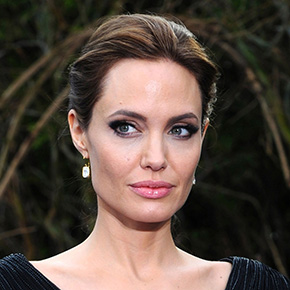
#> input picture anjelina.jpg, 290 x 290 px; its folder holds only this picture in this run
$ python script2.py
#> lines starting #> are read from the running program, lines starting #| are printed output that depends on the picture
import cv2 ,glob
gimg = glob.glob("*.jpg")
detect =cv2.CascadeClassifier("haarcascade_frontalface_default.xml")
for gimgelement in gimg:
    img=cv2.imread(gimgelement)
#> img is the input picture: shape (290, 290, 3); mean B, G, R 65.9, 74.9, 89.5
    gray=cv2.cvtColor(img,cv2.COLOR_BGR2GRAY)
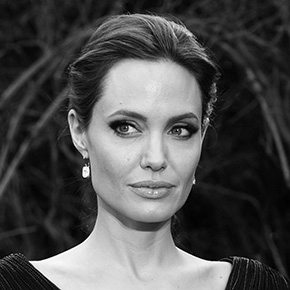
#> gray: shape (290, 290); min 0, max 255, mean 78.3

    face = detect.detectMultiScale(gray,1.3,5)
#> face = [[77, 71, 149, 149]]

    for x,y,w,h in face:
        cv2.rectangle(img,(x,y),(x+w,x+h),(0,255,0),2)


        cv2.imshow("Detect Multiple Images",img)
        cv2.waitKey(1000)
        cv2.destroyAllWindows()
#> this loop made 1 pass
#> pass 1, `cv2.imshow("Detect Multiple Images",img)`:
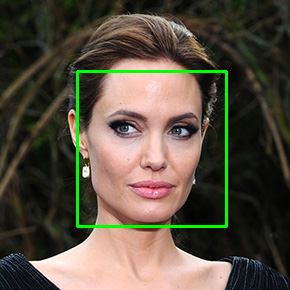
#> window 'Detect Multiple Images': shape (290, 290, 3); mean B, G, R 64.7, 79.1, 87.9

$ run again, on face2.jpg
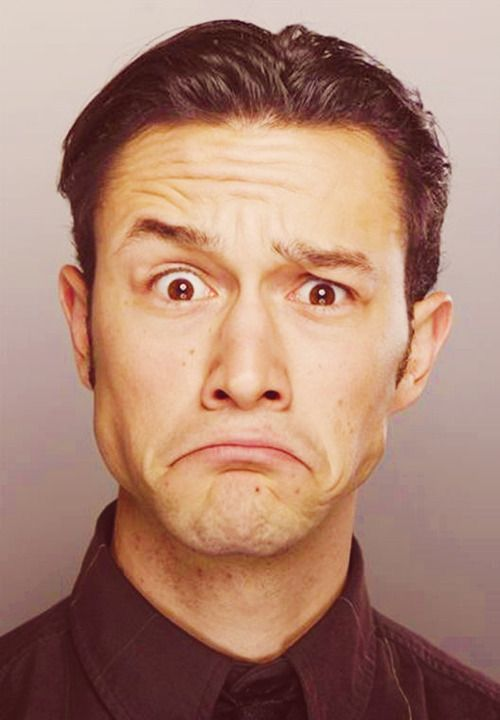
#> input picture face2.jpg, 500 x 720 px
#> img is the input picture: shape (720, 500, 3); mean B, G, R 115.6, 132.6, 172.3
#> `gray=cv2.cvtColor(img,cv2.COLOR_BGR2GRAY)`:
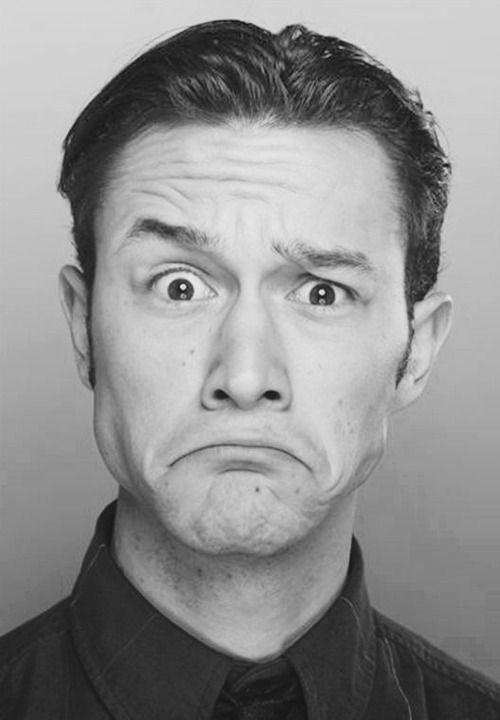
#> gray: shape (720, 500); min 15, max 237, mean 142.6
#> face = [[52, 131, 391, 391]]
#> the loop `for x,y,w,h in face:` made 1 pass
#> pass 1, `cv2.imshow("Detect Multiple Images",img)`:
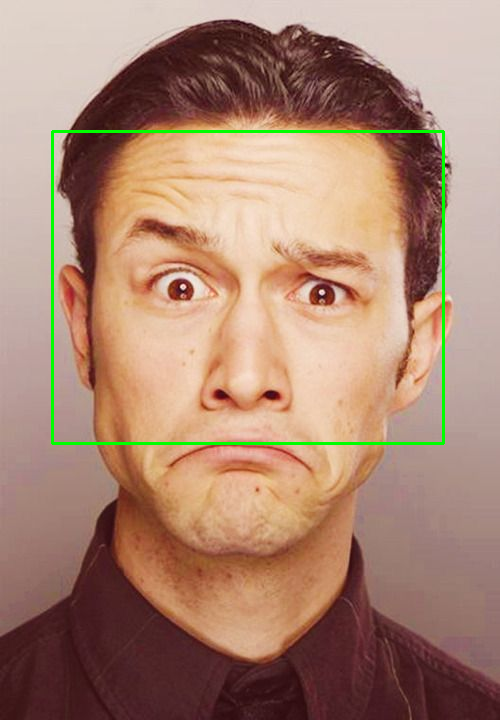
#> window 'Detect Multiple Images': shape (720, 500, 3); mean B, G, R 114.1, 133.8, 170

$ run again, on girl.jpg
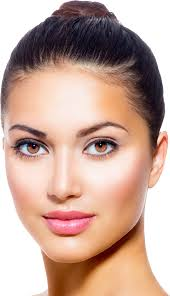
#> input picture girl.jpg, 170 x 296 px
#> img is the input picture: shape (296, 170, 3); mean B, G, R 153.9, 167.1, 198.7
#> `gray=cv2.cvtColor(img,cv2.COLOR_BGR2GRAY)`:
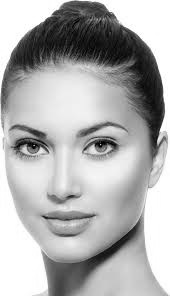
#> gray: shape (296, 170); min 0, max 255, mean 175.1
#> face = ()
